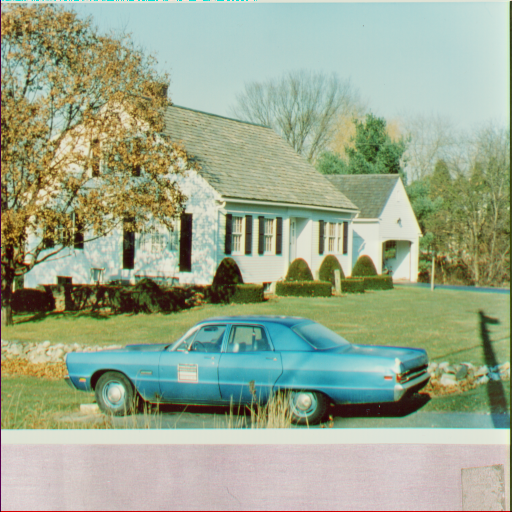
#> input picture data/house.tiff, 512 x 512 px
$ python SplitMerge.py
#> lines starting #> are read from the running program, lines starting #| are printed output that depends on the picture
import cv2
import matplotlib.pyplot as plt


def main():
    imageOne = cv2.imread("../data/house.tiff", 1)
#> imageOne is the input picture: shape (512, 512, 3); mean B, G, R 142.2, 168.2, 155.4
    imageOne = cv2.cvtColor(imageOne, cv2.COLOR_BGR2RGB)

    red, green, blue = cv2.split(imageOne)
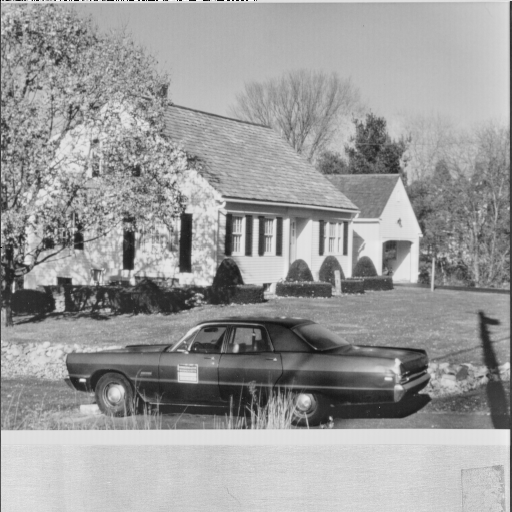
#> red: shape (512, 512); min 0, max 255, mean 155.4
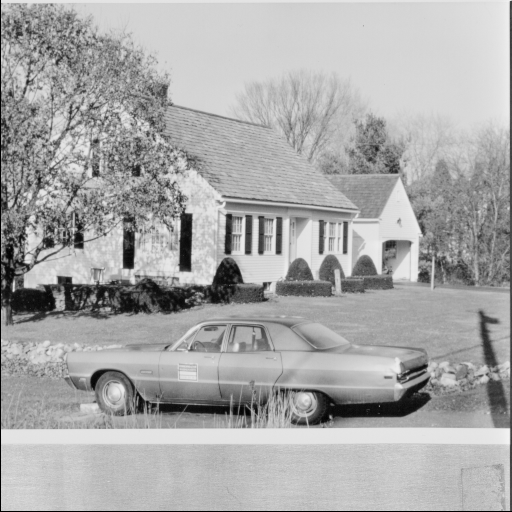
#> green: shape (512, 512); min 0, max 242, mean 168.2
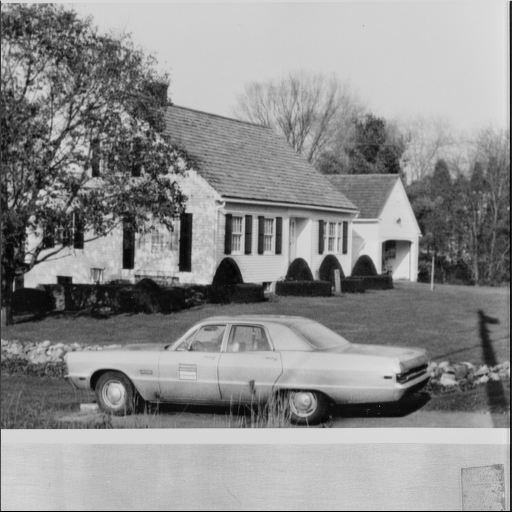
#> blue: shape (512, 512); min 0, max 226, mean 142.2

    images = [cv2.merge((red, green, blue)), red, green, blue]
    titles = ["Default RGB Image", "Only Red", "Only Blue", "Only Green"]
    cmaps = ["gray", "Reds", "Greens", "Blues"]

    for i in range(4):
        plt.subplot(2, 2, i + 1)

        plt.imshow(images[i], cmap=cmaps[i])
        plt.title(titles[i])
        plt.xticks([])
        plt.yticks([])

    plt.show()
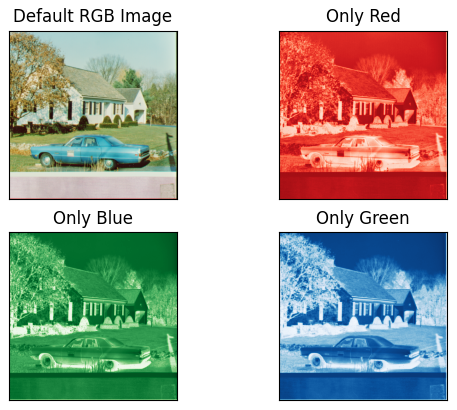
#> figure drawn by matplotlib, 4 panels


if __name__ == "__main__":
    main()

$ run again, with data/4.1.03.tiff copied over data/house.tiff
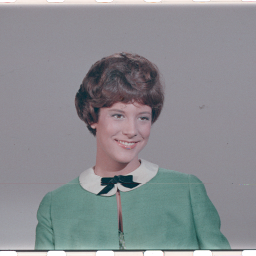
#> input picture data/4.1.03.tiff, 256 x 256 px
#> in main, imageOne is the input picture: shape (256, 256, 3); mean B, G, R 144, 140, 137.6
#> in main, `red, green, blue = cv2.split(imageOne)`:
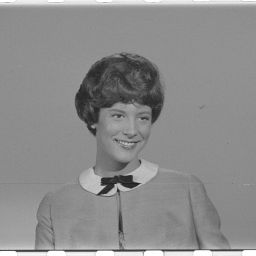
#> green: shape (256, 256); min 28, max 255, mean 140
#> in main, `plt.show()`:
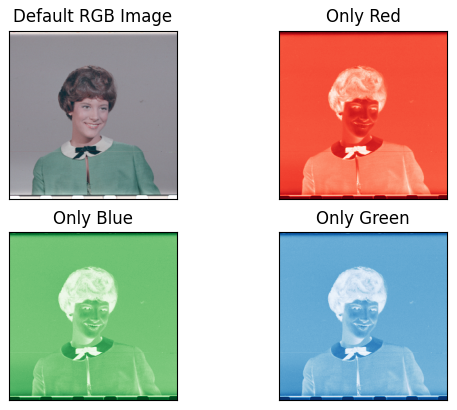
#> figure drawn by matplotlib, 4 panels
